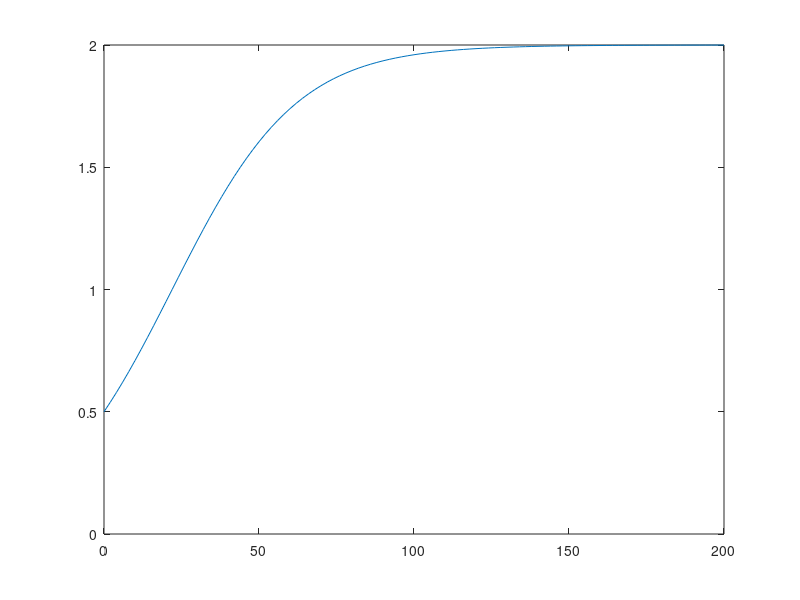

Write MATLAB code to recreate this figure.
function ModifiedEuler
%model: dN/dt = r*(1-N/k)*N
a = 0;         
b = 200;
r = 0.05;       
k = 2;

F = @(N, t) r*(1 - N/k)*N;  

n = 100;            
h = (b - a)/n;   
N(1) = 0.5;         
t(1) = a;          

for i=1:n
N(i+1) = N(i) + h*F(N(i),t(i));         
t(i+1) = a + i*h;                       
N(i+1) = N(i) + 0.5*h*(F(N(i+1), t(i+1)) + F(N(i),t(i))) ;   
fprintf('%d  %d\n', t(i+1),N(i+1))
end

plot(t, N)
